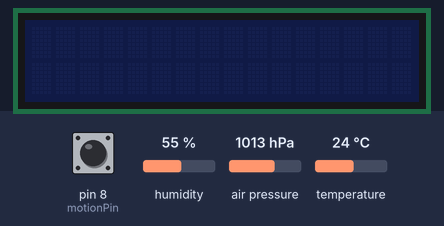
The program below on a simulated Arduino Pro Mini, built with avr-gcc and run on an emulated ATmega328P. Shown: 16×2 character LCD. The test bench sets the inputs (shaded band); at power-on: pin 8 (motionPin) LOW, humidity 55 %, air pressure 1013 hPa, temperature 24 °C.

Above: at 1.2 s.
1.3 s: pin 8 (motionPin) pulled HIGH for 0.15 s
At 2.4 s:
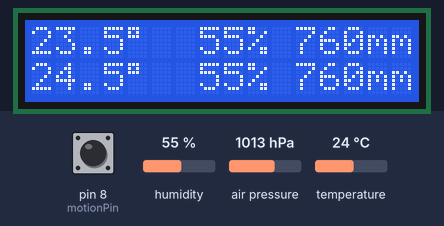
12.1 s: pin 8 (motionPin) pulled HIGH for 1 s
Timing chart, 0 to 15.1 s (numbered marks = the images above; inputs shaded):
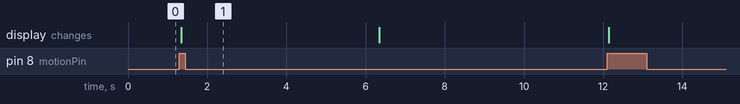

The program:

main.cpp
```cpp
#include <Arduino.h>
#include <Wire.h>
#include <Adafruit_Sensor.h>
#include <Adafruit_BME280.h>
#include <LiquidCrystal_I2C.h>

Adafruit_BME280 internalBME;
Adafruit_BME280 externalBME;
LiquidCrystal_I2C lcd = LiquidCrystal_I2C(0x27, 16, 2);
const int motionPin = 8; // Motion sensor pin

void setup()
{
  Serial.begin(9600);
  pinMode(motionPin, INPUT_PULLUP);

  internalBME.begin(0x77);
  lcd.init();
}

// internalBME data
void printInternalTempData()
{
  // temperature
  float temp_val = internalBME.readTemperature() - 0.5; //compensate sensor float
  char outstr[3];

  dtostrf(temp_val, 3, 1, outstr);
  lcd.print(outstr);
  lcd.print((char)223);

  //humidity
  lcd.setCursor(7, 0);
  temp_val = internalBME.readHumidity();
  dtostrf(temp_val, 2, 0, outstr);
  lcd.print(outstr);
  lcd.print("% ");

  // pressure
  temp_val = internalBME.readPressure() * 0.0075F;
  dtostrf(temp_val, 3, 0, outstr);
  lcd.print(outstr);
  lcd.print("mm");
}

// externalBME data
void printExternalTempData()
{
  // temperature
  float temp_val = externalBME.readTemperature() + 0.5; //compensate sensor float
  char outstr[3];

  dtostrf(temp_val, 3, 1, outstr);
  lcd.print(outstr);
  lcd.print((char)223);

  //humidity
  lcd.setCursor(7, 1);
  temp_val = externalBME.readHumidity();
  dtostrf(temp_val, 2, 0, outstr);
  lcd.print(outstr);
  lcd.print("% ");

  // pressure
  temp_val = externalBME.readPressure() * 0.0075F;
  dtostrf(temp_val, 3, 0, outstr);
  lcd.print(outstr);
  lcd.print("mm");
}

void loop()
{
  if (digitalRead(motionPin) == HIGH)
  {
    // show data
    lcd.on();
    lcd.backlight();
    lcd.clear();
    lcd.setCursor(0, 0); // column, row
    printInternalTempData();
    lcd.setCursor(0, 1);
    if (externalBME.begin(0x76))
    {
      printExternalTempData();
    } else {
      lcd.print("ext disconnected");
    }
    delay(5000);
  }
  else
  {
    // goto sleep
    lcd.off();
    lcd.noBacklight();
  }
}
```

Measured:
- after the input at 1.3 s, the display: changes at once (image 1)
